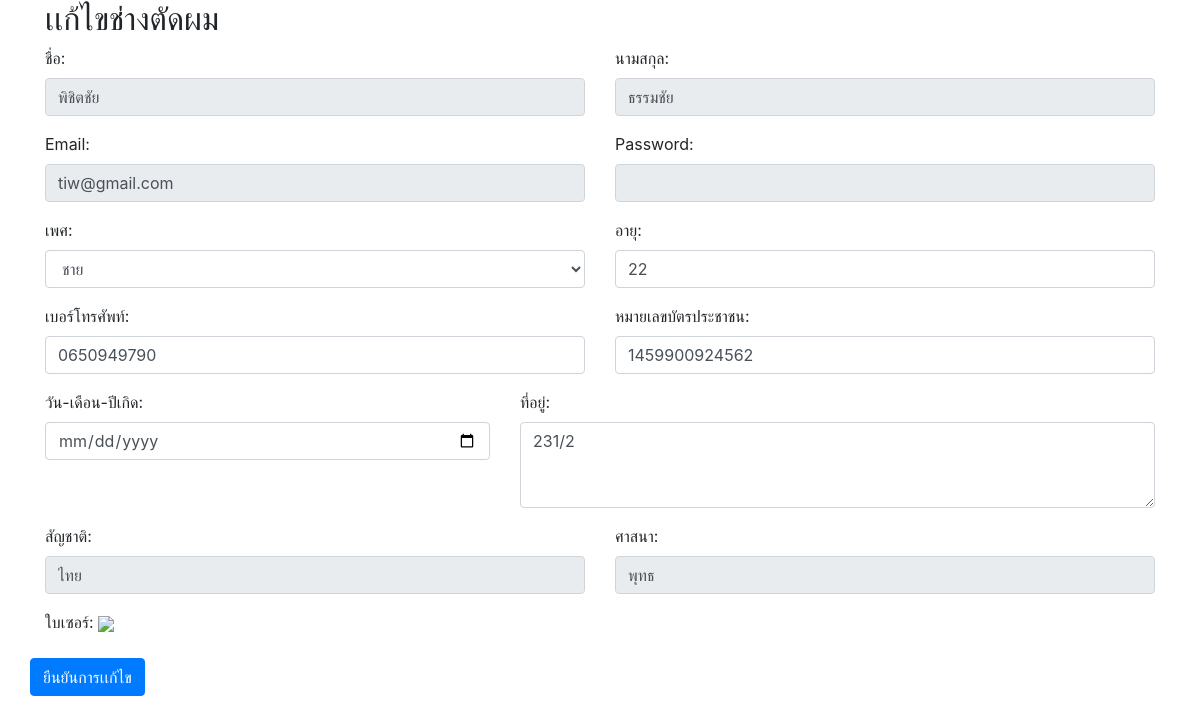
The page /font_end/hs_formEdit.php?id=3 on the database its author committed.
### tables this page shows
CREATE TABLE `user_table` (
  `user_id` int(11) NOT NULL,
  `user_name` varchar(50) NOT NULL,
  `user_lastname` varchar(50) NOT NULL,
  `user_phone` varchar(12) NOT NULL,
  `user_email` varchar(50) NOT NULL,
  `user_password` text NOT NULL,
  `user_idcard` varchar(13) NOT NULL,
  `user_birthdate` date NOT NULL,
  `user_age` int(11) DEFAULT NULL,
  `user_gender` varchar(10) DEFAULT NULL,
  `user_Certificate` varchar(255) DEFAULT NULL,
  `user_nationality` varchar(100) DEFAULT NULL,
  `user_religion` varchar(100) DEFAULT NULL,
  `user_address` text NOT NULL,
  `namelocation` varchar(255) NOT NULL,
  `user_latitude` varchar(255) NOT NULL,
  `user_longtitude` varchar(255) NOT NULL
);

### font_end/hs_formEdit.php (the view, shortened to what this page needs)
<!DOCTYPE html>
<html lang="en">
<head>
    <link rel="stylesheet" href="https://stackpath.bootstrapcdn.com/bootstrap/4.5.2/css/bootstrap.min.css">
</head>
<body>
    <div class="container">
        <h2>เเก้ไขช่างตัดผม</h2>
        <?php
        if (isset($_GET['id'])) {
            $userId = $_GET['id'];
            require_once '../config.php';
            $stmt = $conn->prepare("SELECT * FROM user_table WHERE user_id = ?");
            $stmt->bind_param("i", $userId);
            $stmt->execute();
            $result = $stmt->get_result();
            if ($result->num_rows > 0) {
                $userData = $result->fetch_assoc();
        ?>
                <form action="../black_end/hs/updateProcess.php" method="POST">
                    <div class="row">
                        <div class=" col-md-6 ">
                            <div class="form-group">
                                <label for="user_name">ชื่อ:</label>
                                <input type="text" class="form-control" name="user_name" value="<?= $userData['user_name']; ?>" required disabled>
                            </div>
                        </div>
                        <div class=" col-md-6 ">
                            <div class="form-group">
                                <label for="user_lastname">นามสกุล:</label>
                                <input type="text" class="form-control" name="user_lastname" value="<?= $userData['user_lastname']; ?>" required disabled>
                            </div>
                        </div>
                        <div class=" col-md-6 ">
                            <div class="form-group">
                                <label for="user_email">Email:</label>
                                <input type="email" class="form-control" name="user_email" value="<?= $userData['user_email']; ?>" required disabled>
                            </div>
                        </div>
                        <div class=" col-md-6 ">
                            <div class="form-group">
                                <label for="user_password">Password:</label>
                                <input type="password" class="form-control" name="user_password" required disabled>
                            </div>
                        </div>
                        <div class=" col-md-6 ">
                            <div class="form-group">
                                <label for="user_gender">เพศ:</label>
                                <select class="form-control" name="user_gender" required>
                                    <option value="male" <?= ($userData['user_gender'] === 'male') ? 'selected' : ''; ?>>ชาย</option>
                                </select>
                            </div>
                        </div>
                        <div class=" col-md-6 ">
                            <div class="form-group">
                                <label for="user_age">อายุ:</label>
                                <input type="number" class="form-control" name="user_age" value="<?= $userData['user_age']; ?>" required>
                            </div>
                        </div>
                        <div class=" col-md-6 ">
                            <div class="form-group">
                                <label for="user_phone">เบอร์โทรศัพท์:</label>
                                <input type="phone" class="form-control" name="user_phone" value="<?= $userData['user_phone']; ?>" required>
                            </div>
                        </div>
                        <div class=" col-md-6 ">
                            <div class="form-group">
                                <label for="user_idcard">หมายเลขบัตรประชาชน:</label>
                                <input type="number" class="form-control" name="user_idcard" value="<?= $userData['user_idcard']; ?>" required>
                            </div>
                        </div>
                        <div class=" col-md-5 ">
                            <div class="form-group">
                                <label for="user_birthdate">วัน-เดือน-ปีเกิด:</label>
                                <input type="date" class="form-control" id="user_birthdate" name="user_birthdate" required>
                            </div>
                        </div>
                        <div class=" col-md-7 ">
                            <div class="form-group">
                                <label for="user_address">ที่อยู่:</label>
                                <textarea class="form-control" name="user_address" rows="3" required><?= $userData['user_address']; ?></textarea>
                            </div>
                        </div>
                        <div class=" col-md-6 ">
                            <div class="form-group">
                                <label for="user_nationality">สัญชาติ:</label>
                                <input type="nationality" class="form-control" name="user_nationality	" value="<?= $userData['user_nationality']; ?>" required disabled>
                            </div>
                        </div>
                        <div class=" col-md-6 ">
                            <div class="form-group">
                                <label for="user_religion">ศาสนา:</label>
                                <input type="religion" class="form-control" name="user_religion" value="<?= $userData['user_religion']; ?>" required disabled>
                            </div>
                        </div>
                        <div class=" col-md-12 ">
                            <div class="form-group">
                                <label for='user_Certificate'>ใบเซอร์:</label>
                                <img src='../asset/Certificate/$cer' style='width:400px;heigh:400px;'>
                            </div>
                        </div>
                        <button type="submit" class="btn btn-primary">ยืนยันการเเก้ไข</button>
                    </div>
                </form>
        <?php
            } else {
                echo "<p>User not found</p>";
            }
        } else {
            echo "<p>Invalid user ID</p>";
        }
        ?>
    </div>
</body>
</html>

### rows shown on the page
user_table: user_name "พิชิตชัย", user_lastname "ธรรมชัย", user_email "tiw@gmail.com", user_age "22", user_phone "0650949790", user_idcard "1459900924562", user_address "231/2", user_nationality "ไทย", user_religion "พุทธ"
